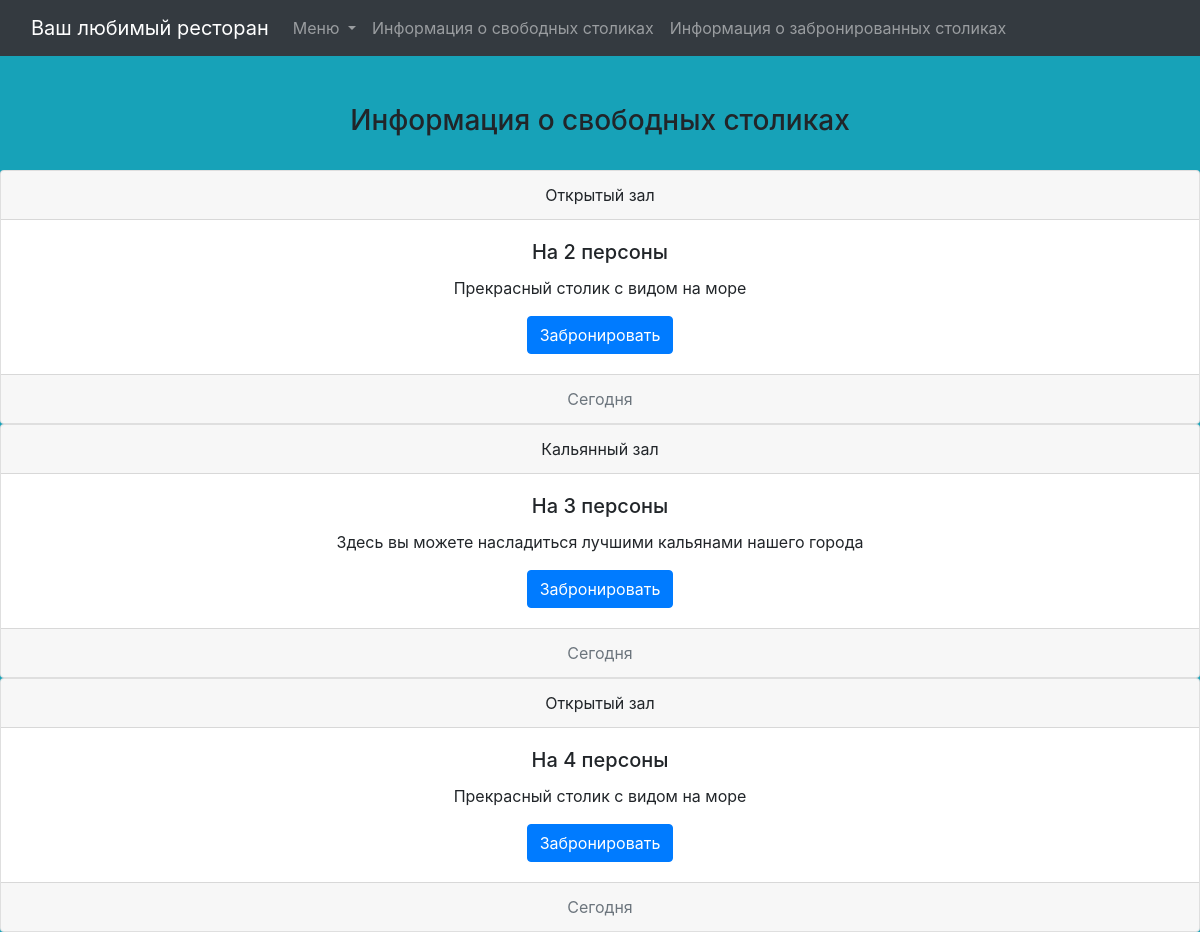
Page /restaurant/tables_info/ on the committed database.
### infrastructure/models.py (models this page shows, shortened)
class Table(models.Model):
    size = models.IntegerField()
    place = models.CharField(max_length=15, blank=True, null=True)
    description = models.TextField(blank=True, null=True)
    time = models.CharField(max_length=7, blank=True, null=True)
    status = models.CharField(max_length=4, default='free', blank=False, null=False)
    owner_name = models.CharField(max_length=10, blank=True)
    owner_number = models.CharField(max_length=12, blank=True)

### infrastructure/views.py (the view)
# urls.py: path('tables_info/', tables_info, name='tables_info_url'),
def tables_info(request):
    free_table_info = Table.objects.filter(status='free').all().order_by('size')
    return render(request, 'tables_info.html', context={'free_table_info': free_table_info})

### infrastructure/templates/tables_info.html (shortened to what this page needs)
{% extends 'base.html' %}
{% block content %}
    <h3 class="d-flex align-items-center justify-content-center mt-5">Информация о свободных столиках</h3> <br>
    {% if free_table_info %}
        {% for free_table in free_table_info %}
            <div class="card text-center">
              <div class="card-header">
                {{ free_table.place }}
              </div>
              <div class="card-body">
                <h5 class="card-title">На {{ free_table.size }} персоны</h5>
                <p class="card-text">{{ free_table.description }}</p>
                <a href="{% url 'book_table_url' table_id=free_table.id %}" class="btn btn-primary">Забронировать</a>
              </div>
              <div class="card-footer text-muted">
                Сегодня
              </div>
            </div>
        {% endfor %}
    {% else %}
        <h5 class="d-flex align-items-center justify-content-center mt-5">К сожалению свободных столиков сейчас нет</h5>
    {% endif %}
{% endblock %}

### rows in the picture
Table: place "Открытый зал", size "2", description "Прекрасный столик с видом на море"
Table: place "Кальянный зал", size "3", description "Здесь вы можете насладиться лучшими кальянами нашего города"
Table: place "Открытый зал", size "4", description "Прекрасный столик с видом на море"
